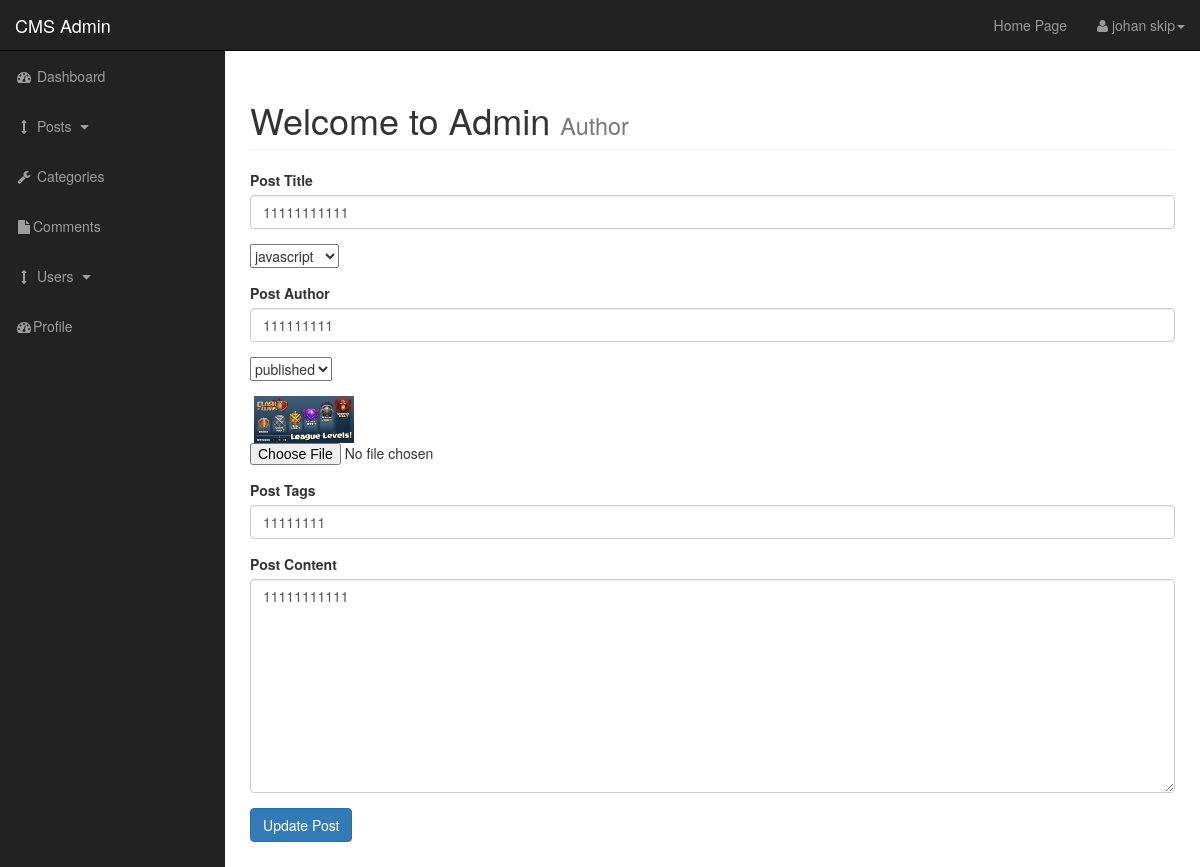
/admin/posts.php?source=edit_post&p_id=14 (signed in), run on the app's committed database.
### tables this page shows
CREATE TABLE `posts` (
  `post_id` int(3) NOT NULL,
  `post_category_id` int(3) NOT NULL,
  `post_title` varchar(240) NOT NULL,
  `post_author` varchar(240) NOT NULL,
  `post_date` date NOT NULL,
  `post_image` text NOT NULL,
  `post_content` text NOT NULL,
  `post_tags` varchar(255) NOT NULL,
  `post_comment_count` int(11) NOT NULL,
  `post_status` varchar(255) NOT NULL DEFAULT 'draft'
);

### admin/includes/edit_post.php (the view, shortened to what this page needs)
<?php
if(isset($_GET['p_id'])){
  $the_post_id  = $_GET['p_id'];
}
$query = "SELECT * FROM posts WHERE post_id = $the_post_id";
$select_posts_by_id = mysqli_query($connection,$query);
while ($row = mysqli_fetch_assoc($select_posts_by_id)){
$post_author =  $row['post_author'];
$post_title =  $row['post_title'];
$post_status =  $row['post_status'];
$post_image =  $row['post_image'];
$post_content =  $row['post_content'];
$post_tags =  $row['post_tags'];
}
?>
<form action="" method="post" enctype="multipart/form-data">
<div class="form-group">
<label for="title">Post Title</label>
<input value="<?php echo $post_title; ?>" type="text" class="form-control" name="post_title">
</div>
<div class="form-group">
<select name="post_category" id="post_category">
<?php
$query = "SELECT * FROM categories";
$select_categories = mysqli_query($connection,$query);
while ($row = mysqli_fetch_assoc($select_categories)){
$cat_id =  $row['cat_id'];
$cat_title =  $row['cat_title'];
echo "<option value='{$cat_id}'>{$cat_title}</option>";
}
?>
</select>
</div>
<div class="form-group">
<label for="post_author">Post Author</label>
<input value="<?php echo $post_author; ?>" type="text" class="form-control" name="post_author">
</div>
<div class="form-group">
<select name="post_status" id="">
<option value='<?php echo $post_status; ?>'><?php echo $post_status;?></option>
</select>
</div>
<div class="form-group">
<img width="100" src="../images/<?php echo $post_image; ?>" alt="">
<input type="file" name="image">
</div>
<div class="form-group">
<label for="post_tags">Post Tags</label>
<input value="<?php echo $post_tags; ?>" type="text" class="form-control" name="post_tags">
</div>
<div class="form-group">
<label for="post_content">Post Content</label>
<textarea  class="form-control" name="post_content" id="summernote" cols="30" rows="10"><?php echo $post_content; ?></textarea>
</div>
<div class="form-group">
<input class="btn btn-primary" type="submit" name="update_post" value="Update Post">
</div>
</form>

### admin/css/sb-admin.css (style rules this page uses)
body { margin-top: 100px; background-color: #222; }
@media (min-width:768px) { body { margin-top: 50px; } }

### data on the page
posts: post_title "11111111111", post_author "111111111", post_status "published", post_image (picture), post_tags "11111111", post_content "11111111111"

### other printed values
$_SESSION['firstname'] "johan"
$_SESSION['lastname'] "skip"
form field post_category "javascript"
